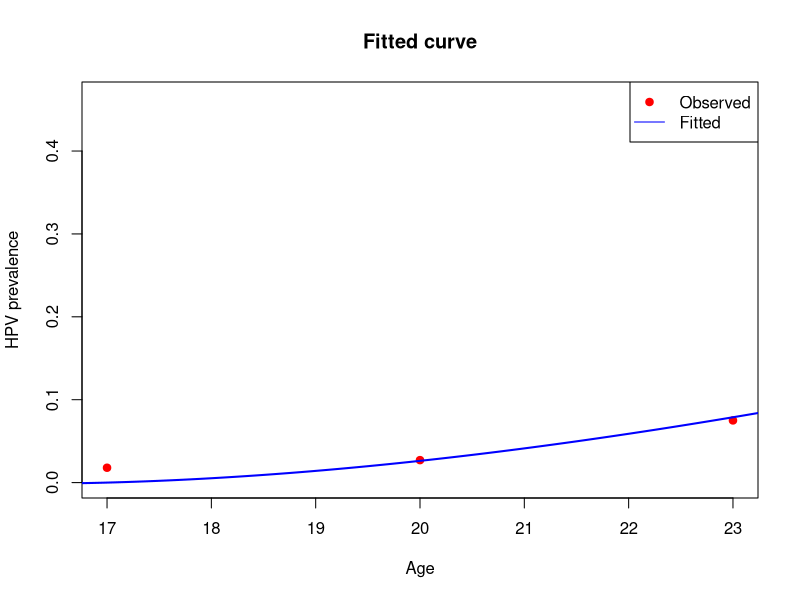

This figure's R source:
x <- c(17, 20, 23)               
n_total <- c(1953, 664, 120)      
y_infected <- c(35, 18, 9)  

x0 <- 17                           
n_power <- 2                        
f_model <- function(x, A, B, C) {
  d <- x - x0
  B + (A * d^n_power - B) * exp(-C * d)
}

neg_log_likelihood <- function(par) {
  A <- par[1]
  B <- par[2]
  C <- par[3]
  
  p <- f_model(x, A, B, C)
  p <- pmax(pmin(p, 1 - 1e-6), 1e-6)  
  
  -sum(y_infected * log(p) + (n_total - y_infected) * log(1 - p))
}

result <- optim(
  par = c(0.01, 0.1, 0.1),       
  fn = neg_log_likelihood,      
  method = "BFGS"
)

curve_x <- seq(14, 35, length.out = 200)
fitted_p <- f_model(curve_x, result$par[1], result$par[2], result$par[3])

plot(x, y_infected / n_total, col = "red", pch = 19,
     ylim = c(0, max(y_infected / n_total, fitted_p) + 0.05),
     xlab = "Age", ylab = "HPV prevalence",
     main = "Fitted curve")
lines(curve_x, fitted_p, col = "blue", lwd = 2)
legend("topright", legend = c("Observed", "Fitted"),
       col = c("red", "blue"), pch = c(19, NA), lty = c(NA, 1))
